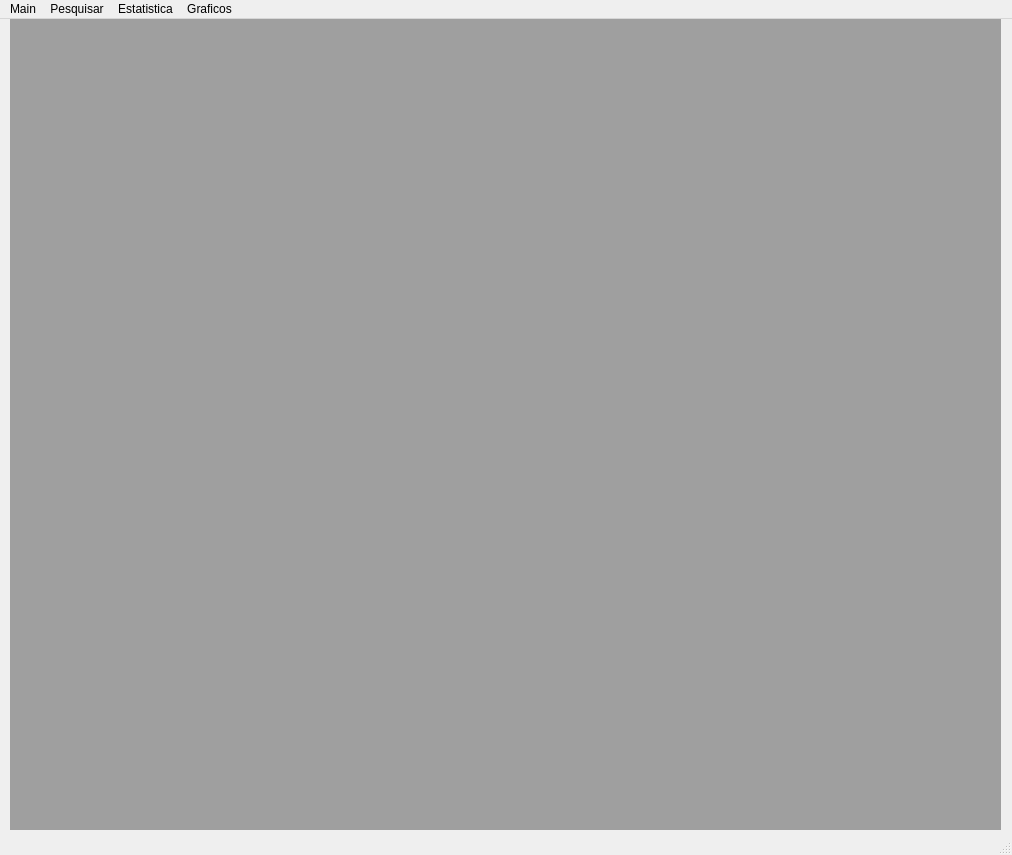
<?xml version="1.0" encoding="UTF-8"?>
<ui version="4.0">
 <class>MainWindow</class>
 <widget class="QMainWindow" name="MainWindow">
  <property name="geometry">
   <rect>
    <x>0</x>
    <y>0</y>
    <width>1012</width>
    <height>855</height>
   </rect>
  </property>
  <property name="windowTitle">
   <string>Music Tracker</string>
  </property>
  <widget class="QWidget" name="centralwidget">
   <widget class="QMdiArea" name="mdiArea">
    <property name="geometry">
     <rect>
      <x>10</x>
      <y>0</y>
      <width>991</width>
      <height>811</height>
     </rect>
    </property>
   </widget>
  </widget>
  <widget class="QMenuBar" name="menubar">
   <property name="geometry">
    <rect>
     <x>0</x>
     <y>0</y>
     <width>1012</width>
     <height>22</height>
    </rect>
   </property>
   <widget class="QMenu" name="menuMain">
    <property name="title">
     <string>Main</string>
    </property>
    <addaction name="actionAdicionar_Remover_um_artista"/>
    <addaction name="actionEditar_disco"/>
    <addaction name="actionApagar_todos_os_dados"/>
    <addaction name="actionFechar"/>
   </widget>
   <widget class="QMenu" name="menuPesquisar">
    <property name="title">
     <string>Pesquisar</string>
    </property>
    <addaction name="actionPor_disco"/>
    <addaction name="actionPor_artista"/>
    <addaction name="actionPor_gravadora"/>
    <addaction name="actionPor_melhores"/>
    <addaction name="actionPor_GOATs"/>
   </widget>
   <widget class="QMenu" name="menuEstatistica">
    <property name="title">
     <string>Estatistica</string>
    </property>
    <addaction name="actionHoras_de_musica"/>
    <addaction name="actionQuantidade_de_discos"/>
    <addaction name="actionQuantidade_de_musicas"/>
    <addaction name="actionQuantida_de_gravadoras"/>
   </widget>
   <widget class="QMenu" name="menuGrafico">
    <property name="title">
     <string>Graficos</string>
    </property>
    <addaction name="actionDiferentes_tipos_de_musicas"/>
   </widget>
   <addaction name="menuMain"/>
   <addaction name="menuPesquisar"/>
   <addaction name="menuEstatistica"/>
   <addaction name="menuGrafico"/>
  </widget>
  <widget class="QStatusBar" name="statusbar"/>
  <action name="actionPor_disco">
   <property name="text">
    <string>Por disco</string>
   </property>
  </action>
  <action name="actionPor_artista">
   <property name="text">
    <string>Por artista</string>
   </property>
  </action>
  <action name="actionPor_gravadora">
   <property name="text">
    <string>Por gravadora</string>
   </property>
  </action>
  <action name="actionPor_melhores">
   <property name="text">
    <string>Por melhores</string>
   </property>
  </action>
  <action name="actionPor_GOATs">
   <property name="text">
    <string>Por GOATs</string>
   </property>
  </action>
  <action name="actionHoras_de_musica">
   <property name="text">
    <string>Horas de musica</string>
   </property>
  </action>
  <action name="actionQuantidade_de_discos">
   <property name="text">
    <string>Quantidade de discos</string>
   </property>
  </action>
  <action name="actionQuantidade_de_musicas">
   <property name="text">
    <string>Quantidade de musicas</string>
   </property>
  </action>
  <action name="actionQuantida_de_gravadoras">
   <property name="text">
    <string>Quantida de gravadoras</string>
   </property>
  </action>
  <action name="actionDiferentes_tipos_de_musicas">
   <property name="text">
    <string>Diferentes tipos de musicas</string>
   </property>
  </action>
  <action name="actionAdicionar_disco">
   <property name="text">
    <string>Adicionar disco</string>
   </property>
  </action>
  <action name="actionRemover_disco">
   <property name="text">
    <string>Remover um disco</string>
   </property>
  </action>
  <action name="actionEditar_disco">
   <property name="text">
    <string>Editar disco</string>
   </property>
  </action>
  <action name="actionApagar_todos_os_dados">
   <property name="text">
    <string>Apagar todos os dados</string>
   </property>
  </action>
  <action name="actionAdicionar_Remover_um_artista">
   <property name="text">
    <string>Adicionar/Remover disco</string>
   </property>
  </action>
  <action name="actionFechar">
   <property name="text">
    <string>Fechar</string>
   </property>
  </action>
 </widget>
 <resources/>
 <connections/>
</ui>
